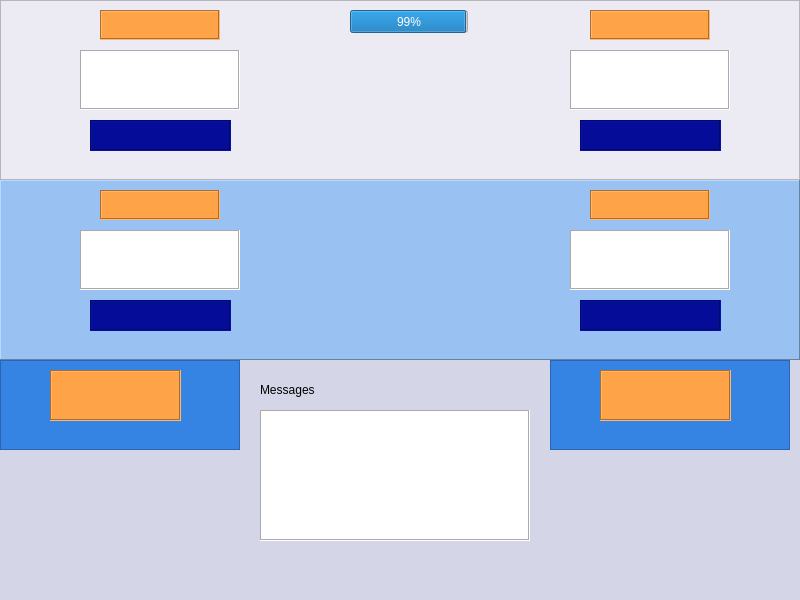
<?xml version="1.0" encoding="UTF-8"?>
<ui version="4.0">
 <class>MainWindow</class>
 <widget class="QMainWindow" name="MainWindow">
  <property name="geometry">
   <rect>
    <x>0</x>
    <y>0</y>
    <width>800</width>
    <height>600</height>
   </rect>
  </property>
  <property name="windowTitle">
   <string>MainWindow</string>
  </property>
  <property name="styleSheet">
   <string notr="true">background-color: rgb(212, 214, 232);</string>
  </property>
  <widget class="QWidget" name="centralwidget">
   <widget class="QFrame" name="frame">
    <property name="geometry">
     <rect>
      <x>0</x>
      <y>0</y>
      <width>800</width>
      <height>180</height>
     </rect>
    </property>
    <property name="styleSheet">
     <string notr="true">background-color: rgb(236, 235, 244);</string>
    </property>
    <property name="frameShape">
     <enum>QFrame::StyledPanel</enum>
    </property>
    <property name="frameShadow">
     <enum>QFrame::Raised</enum>
    </property>
    <widget class="QTextBrowser" name="unit_lablel_0">
     <property name="geometry">
      <rect>
       <x>100</x>
       <y>10</y>
       <width>120</width>
       <height>30</height>
      </rect>
     </property>
     <property name="styleSheet">
      <string notr="true">background-color: rgb(255, 163, 72);
border-color: rgb(0, 0, 0);
font: 75 11pt &quot;Carlito&quot;;</string>
     </property>
     <property name="frameShape">
      <enum>QFrame::Box</enum>
     </property>
    </widget>
    <widget class="QTextBrowser" name="current_value_0">
     <property name="geometry">
      <rect>
       <x>80</x>
       <y>50</y>
       <width>160</width>
       <height>60</height>
      </rect>
     </property>
     <property name="styleSheet">
      <string notr="true">background-color: rgb(255, 255, 255);
border-color: rgb(0, 0, 0);
font: 75 11pt &quot;Carlito&quot;;</string>
     </property>
     <property name="frameShape">
      <enum>QFrame::Box</enum>
     </property>
    </widget>
    <widget class="QTextBrowser" name="target_value_0">
     <property name="geometry">
      <rect>
       <x>90</x>
       <y>120</y>
       <width>141</width>
       <height>31</height>
      </rect>
     </property>
     <property name="styleSheet">
      <string notr="true">background-color: rgb(5, 13, 152);
border-color: rgb(0, 0, 0);
font: 75 11pt &quot;Carlito&quot;;</string>
     </property>
     <property name="frameShape">
      <enum>QFrame::Box</enum>
     </property>
    </widget>
    <widget class="QTextBrowser" name="unit_label_1">
     <property name="geometry">
      <rect>
       <x>590</x>
       <y>10</y>
       <width>120</width>
       <height>30</height>
      </rect>
     </property>
     <property name="styleSheet">
      <string notr="true">background-color: rgb(255, 163, 72);
border-color: rgb(0, 0, 0);
font: 75 11pt &quot;Carlito&quot;;</string>
     </property>
     <property name="frameShape">
      <enum>QFrame::Box</enum>
     </property>
    </widget>
    <widget class="QTextBrowser" name="current_value_1">
     <property name="geometry">
      <rect>
       <x>570</x>
       <y>50</y>
       <width>160</width>
       <height>60</height>
      </rect>
     </property>
     <property name="styleSheet">
      <string notr="true">background-color: rgb(255, 255, 255);
border-color: rgb(0, 0, 0);
font: 75 11pt &quot;Carlito&quot;;</string>
     </property>
     <property name="frameShape">
      <enum>QFrame::Box</enum>
     </property>
    </widget>
    <widget class="QTextBrowser" name="target_value_1">
     <property name="geometry">
      <rect>
       <x>580</x>
       <y>120</y>
       <width>141</width>
       <height>31</height>
      </rect>
     </property>
     <property name="styleSheet">
      <string notr="true">background-color: rgb(5, 13, 152);
border-color: rgb(0, 0, 0);
font: 75 11pt &quot;Carlito&quot;;</string>
     </property>
     <property name="frameShape">
      <enum>QFrame::Box</enum>
     </property>
    </widget>
    <widget class="QProgressBar" name="progressBar">
     <property name="geometry">
      <rect>
       <x>350</x>
       <y>10</y>
       <width>118</width>
       <height>23</height>
      </rect>
     </property>
     <property name="value">
      <number>99</number>
     </property>
    </widget>
   </widget>
   <widget class="QFrame" name="frame_2">
    <property name="geometry">
     <rect>
      <x>0</x>
      <y>180</y>
      <width>800</width>
      <height>180</height>
     </rect>
    </property>
    <property name="styleSheet">
     <string notr="true">background-color: rgb(246, 245, 244);
background-color: rgb(153, 193, 241);</string>
    </property>
    <property name="frameShape">
     <enum>QFrame::Panel</enum>
    </property>
    <property name="frameShadow">
     <enum>QFrame::Raised</enum>
    </property>
    <widget class="QTextBrowser" name="unit_label_2">
     <property name="geometry">
      <rect>
       <x>100</x>
       <y>10</y>
       <width>120</width>
       <height>30</height>
      </rect>
     </property>
     <property name="styleSheet">
      <string notr="true">background-color: rgb(255, 163, 72);
border-color: rgb(0, 0, 0);
font: 75 11pt &quot;Carlito&quot;;</string>
     </property>
     <property name="frameShape">
      <enum>QFrame::Box</enum>
     </property>
    </widget>
    <widget class="QTextBrowser" name="current_value_2">
     <property name="geometry">
      <rect>
       <x>80</x>
       <y>50</y>
       <width>160</width>
       <height>60</height>
      </rect>
     </property>
     <property name="styleSheet">
      <string notr="true">background-color: rgb(255, 255, 255);
border-color: rgb(0, 0, 0);
font: 75 11pt &quot;Carlito&quot;;</string>
     </property>
     <property name="frameShape">
      <enum>QFrame::Box</enum>
     </property>
    </widget>
    <widget class="QTextBrowser" name="target_value_2">
     <property name="geometry">
      <rect>
       <x>90</x>
       <y>120</y>
       <width>141</width>
       <height>31</height>
      </rect>
     </property>
     <property name="styleSheet">
      <string notr="true">background-color: rgb(5, 13, 152);
border-color: rgb(0, 0, 0);
font: 75 11pt &quot;Carlito&quot;;</string>
     </property>
     <property name="frameShape">
      <enum>QFrame::Box</enum>
     </property>
    </widget>
    <widget class="QTextBrowser" name="unit_label_3">
     <property name="geometry">
      <rect>
       <x>590</x>
       <y>10</y>
       <width>120</width>
       <height>30</height>
      </rect>
     </property>
     <property name="styleSheet">
      <string notr="true">background-color: rgb(255, 163, 72);
border-color: rgb(0, 0, 0);
font: 75 11pt &quot;Carlito&quot;;</string>
     </property>
     <property name="frameShape">
      <enum>QFrame::Box</enum>
     </property>
    </widget>
    <widget class="QTextBrowser" name="current_value_3">
     <property name="geometry">
      <rect>
       <x>570</x>
       <y>50</y>
       <width>160</width>
       <height>60</height>
      </rect>
     </property>
     <property name="styleSheet">
      <string notr="true">background-color: rgb(255, 255, 255);
border-color: rgb(0, 0, 0);
font: 75 11pt &quot;Carlito&quot;;</string>
     </property>
     <property name="frameShape">
      <enum>QFrame::Box</enum>
     </property>
    </widget>
    <widget class="QTextBrowser" name="target_value_3">
     <property name="geometry">
      <rect>
       <x>580</x>
       <y>120</y>
       <width>141</width>
       <height>31</height>
      </rect>
     </property>
     <property name="styleSheet">
      <string notr="true">background-color: rgb(5, 13, 152);
border-color: rgb(0, 0, 0);
font: 75 11pt &quot;Carlito&quot;;</string>
     </property>
     <property name="frameShape">
      <enum>QFrame::Box</enum>
     </property>
    </widget>
   </widget>
   <widget class="QTextEdit" name="message_space">
    <property name="geometry">
     <rect>
      <x>260</x>
      <y>410</y>
      <width>270</width>
      <height>131</height>
     </rect>
    </property>
    <property name="styleSheet">
     <string notr="true">background-color: rgb(255, 255, 255);</string>
    </property>
    <property name="frameShape">
     <enum>QFrame::Box</enum>
    </property>
   </widget>
   <widget class="QLabel" name="label">
    <property name="geometry">
     <rect>
      <x>260</x>
      <y>380</y>
      <width>270</width>
      <height>20</height>
     </rect>
    </property>
    <property name="styleSheet">
     <string notr="true">
font: 75 11pt &quot;Carlito&quot;;
font-color:rgb(20, 20, 205)</string>
    </property>
    <property name="frameShape">
     <enum>QFrame::NoFrame</enum>
    </property>
    <property name="text">
     <string>Messages</string>
    </property>
    <property name="textFormat">
     <enum>Qt::PlainText</enum>
    </property>
   </widget>
   <widget class="QFrame" name="frame_3">
    <property name="geometry">
     <rect>
      <x>0</x>
      <y>360</y>
      <width>240</width>
      <height>90</height>
     </rect>
    </property>
    <property name="styleSheet">
     <string notr="true">background-color: rgb(53, 132, 228);</string>
    </property>
    <property name="frameShape">
     <enum>QFrame::StyledPanel</enum>
    </property>
    <property name="frameShadow">
     <enum>QFrame::Raised</enum>
    </property>
    <widget class="QTextBrowser" name="textBrowser_21">
     <property name="geometry">
      <rect>
       <x>50</x>
       <y>10</y>
       <width>131</width>
       <height>51</height>
      </rect>
     </property>
     <property name="styleSheet">
      <string notr="true">background-color: rgb(255, 163, 72);
border-color: rgb(0, 0, 0);
font: 75 11pt &quot;Carlito&quot;;</string>
     </property>
     <property name="frameShape">
      <enum>QFrame::Box</enum>
     </property>
    </widget>
   </widget>
   <widget class="QFrame" name="frame_4">
    <property name="geometry">
     <rect>
      <x>550</x>
      <y>360</y>
      <width>240</width>
      <height>90</height>
     </rect>
    </property>
    <property name="styleSheet">
     <string notr="true">background-color: rgb(53, 132, 228);</string>
    </property>
    <property name="frameShape">
     <enum>QFrame::StyledPanel</enum>
    </property>
    <property name="frameShadow">
     <enum>QFrame::Raised</enum>
    </property>
    <widget class="QTextBrowser" name="textBrowser_20">
     <property name="geometry">
      <rect>
       <x>50</x>
       <y>10</y>
       <width>131</width>
       <height>51</height>
      </rect>
     </property>
     <property name="styleSheet">
      <string notr="true">background-color: rgb(255, 163, 72);
border-color: rgb(0, 0, 0);
font: 75 11pt &quot;Carlito&quot;;</string>
     </property>
     <property name="frameShape">
      <enum>QFrame::Box</enum>
     </property>
    </widget>
   </widget>
  </widget>
  <widget class="QMenuBar" name="menubar">
   <property name="geometry">
    <rect>
     <x>0</x>
     <y>0</y>
     <width>800</width>
     <height>24</height>
    </rect>
   </property>
  </widget>
  <widget class="QStatusBar" name="statusbar"/>
 </widget>
 <resources/>
 <connections/>
</ui>
